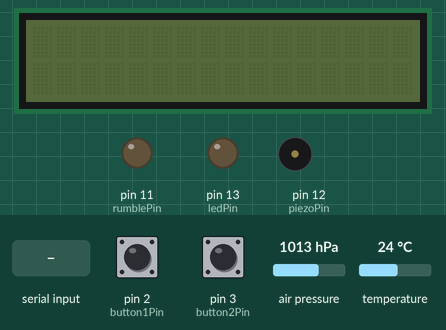
This sketch was run on a simulated Arduino Uno, built with avr-gcc and run on an emulated ATmega328P. On the bench: 16×2 character LCD, output pins drawn as LEDs (lit = HIGH), buzzer (waves = sounding, pin HIGH). The inputs (shaded band) are chosen by the test bench; at power-on: pin 2 (button1Pin) LOW, pin 3 (button2Pin) LOW, air pressure 1013 hPa, temperature 24 °C. What the sketch prints to the serial monitor is not drawn.

Above: at 1.2 s.
1.3 s: "nextScreen" received over Serial
At 3.4 s:
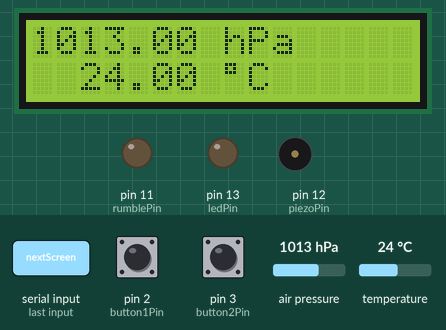
3.8 s: pin 2 (button1Pin) pulled HIGH for 0.15 s
At 4.3 s:
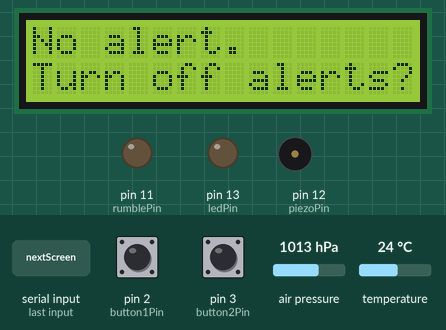
5.4 s: pin 3 (button2Pin) pulled HIGH for 0.15 s
At 6.6 s:
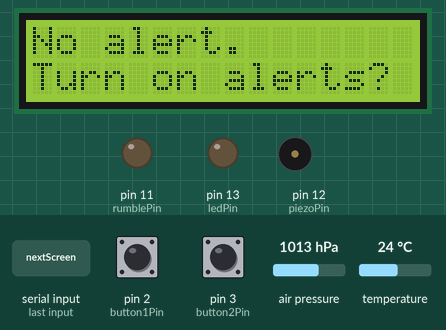
7.0 s: pin 3 (button2Pin) pulled HIGH for 1 s
At 7.9 s:
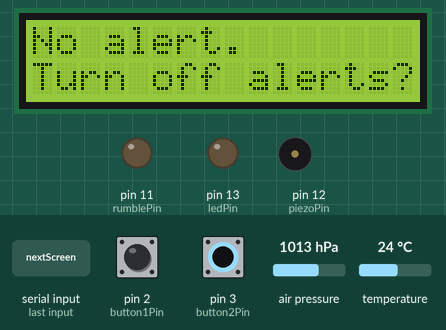
9.5 s: "changeAlert" received over Serial
At 10.8 s:
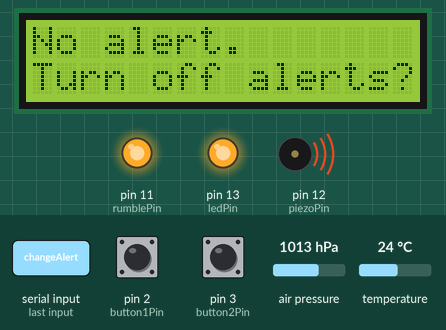
12.5 s: pin 3 (button2Pin) pulled HIGH for 0.15 s
At 13.0 s:
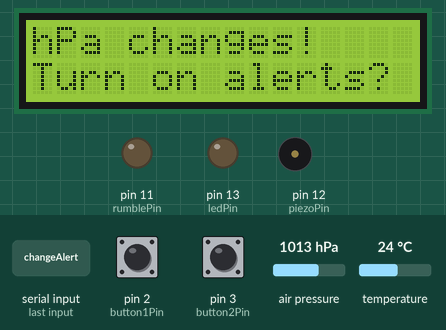
Timing chart, 0 to 15.1 s (numbered marks = the images above; inputs shaded):
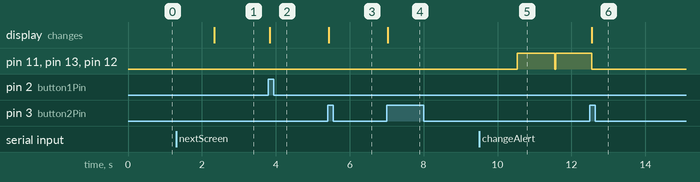

Measured:
- after the input at 1.3 s, the display: changes after 1.0 s (image 1)
- after the input at 3.8 s, the display: changes at once (image 2)
- after the input at 5.4 s, the display: changes at once (image 3)
- after the input at 7.0 s, the display: changes at once (image 4)
- after the input at 9.5 s, pin 11 (rumblePin), pin 13 (ledPin), pin 12 (piezoPin): LOW → HIGH after 1.0 s, → LOW 1.0 s later, → HIGH 0.03 s later
- after the input at 12.5 s, pin 11 (rumblePin), pin 13 (ledPin), pin 12 (piezoPin): goes on until 12.6 s, then stays LOW; the display: changes after 0.05 s (image 6)

The sketch:

Barolert.ino
```cpp
#include <Adafruit_Sensor.h>
#include <Adafruit_BMP085_U.h>
#include <Wire.h>
#include <LCD.h>
#include <LiquidCrystal_I2C.h>

/*
   Connections
   ===========

   Sensor BMP180:
   Connect SCL to 21
   Connect SDA to 20
   Connect VDD to 3.3V DC
   Connect GROUND to common ground

   Rumble engine:
   Connect VIN to pmw 11
   Connect GROUND to common ground

   Piezo:
   Connect VIN to pmw 12
   Connect GROUND to common ground

   LED:
   Connect VIN to pmw 13
   Connect GROUND to common ground

   Button 1:
   Connect VIN to 5v
   Connect GROUND to common ground (Resistor: brown, black, orange)
   Connect OUT to pwm 2, inline with GROUND and resistor.

   Button 2:
   Connect VIN to 5v
   Connect GROUND to common ground (Resistor: brown, black, orange)
   Connect OUT to pwm 3, inline with GROUND and resistor.

   LCD:
   Connect SCL to 21
   Connect SDA to 20
   Connect VDD to 3.3V DC
   Connect GROUND to common ground


   Commands
   ===========

   Serial:
   nextScreen          // Set screen to go to the next screen.
   changeAlert         // Sets the alert value to big pressure changes.
   highAlert           // Sets the alert value to too high values.
   lowAlert            // Sets the alert value to too low values.
   test                // Gives a Serial.println().


*/

/*

Misschien dit gebruiken:
digitalWrite(ledPin, ledState);

Hiermee kunnen ze allemaal dezelfde waarde gebruiken.

*/

// Classes.
Adafruit_BMP085_Unified bmp = Adafruit_BMP085_Unified(10085);
LiquidCrystal_I2C lcd(0x27, 2, 1, 0, 4, 5, 6, 7, 3, POSITIVE);

// Constants for connecting pins.
const int button1Pin = 2;
const int button2Pin = 3;
const int rumblePin =  11;
const int piezoPin =  12;
const int ledPin =  13;

// Alert vars used for... well, the alert!
boolean alert = false;
boolean alertsDisabled = false;
String alertMessage = "";
long alertTime = 500; // The duration to sound the alert.
long alertIntervalTime = 1000; // The time to wait before sounding the alert again.

// Output vars.
boolean bmpFound = false;
boolean rumbleToggled = false;
boolean piezoToggled = false;
boolean ledToggled = false;
boolean partsToggled = false;
int outputState = LOW;

// Button vars.
int button1State = 0;
int button2State = 0;
boolean button1Released = false;
boolean button2Released = false;
long button1HoldDuration = 0;

// Barometer vars.
boolean firstMessure = true;
float upperLimit = 1030.00; // Extreme temperatures.
float lowerLimit = 995.00; // Bad weather.
float incrementChange = 1.00; // 1hPa.
float lastPressure = 0; // Container to store last pressure in.
String lcdPressure = "";
float lastTemperature = 0;
char s[32]; // Temp container for float to string conversion.

// Time vars.
long sensorIntervalTime = 3600000; // One hour.
// long sensorIntervalTime = 1000; // One hour.
long currentTime = 0;
long previousSensorTime = 0;
long previousAlertTime = 0;
// long screenTurnOffTime = 10000;
// long screenStartTime = 0;

// LCD vars.
int screenMode = 0;
String firstRow = "";
String secondRow = "";
int lastScreen = 2;
boolean selfPrint = false;

// Debug and test vars.
boolean changeAlert = false;
boolean highAlert = false;
boolean lowAlert = false;

void setup(void)
{

  Serial.begin(9600);
  Serial.println("Starting");
  pinMode(rumblePin, OUTPUT);
  pinMode(piezoPin, OUTPUT);
  pinMode(ledPin, OUTPUT);
  pinMode(button1Pin, INPUT);
  pinMode(button2Pin, INPUT);

  lcd.begin (16, 2); // initialize the lcd.
  setScreen(); // Setup as first stuff.

  if (!bmp.begin()) {
    Serial.print("No BMP085 detected");
  } else {
    bmpFound = true;
  }
  Serial.println("Finished starting");
}

void loop(void)
{

  currentTime = millis();

  if (bmpFound) {
    if ((currentTime - previousSensorTime) > sensorIntervalTime || firstMessure || (highAlert || lowAlert || changeAlert)) {
      previousSensorTime = currentTime;

      sensors_event_t event;
      bmp.getEvent(&event);

      if (event.pressure) {

        float currentPressure = event.pressure;
        float pressureDifference = lastPressure - currentPressure;

        // Sort the alerts , first function is least important, last most.

        if (currentPressure >= upperLimit || highAlert) {
          alert = true;
          alertMessage = "hPa too high!";
        }

        if (currentPressure <= lowerLimit || lowAlert) {
          alert = true;
          alertMessage = "hPa too low!";
        }

        if (pressureDifference >= incrementChange || changeAlert) {
          alert = true;
          alertMessage = "hPa changes!";
        }

        if (!alert) {
          alertMessage = "No alert.";
        }

        lastPressure = currentPressure;

        float temperature;
        bmp.getTemperature(&temperature);
        lastTemperature = temperature;


        if (firstMessure) {
          firstMessure = false;
        }


      } else {
        Serial.println("Sensor error");
      }
    }
  }

  // if (alert) {
  // rumbleToggled = true;
  // piezoToggled = true;
  // ledToggled = true;
  // } else {
  // rumbleToggled = false;
  // piezoToggled = false;
  // ledToggled = false;
  // }

  // Call functions to run.
  checkButton1State();
  checkButton2State();
  toggleOutput();
  // idleScreen();
  handleSerialMonitorInput();

}

void handleSerialMonitorInput() {
  String content = "";
  while (Serial.available()) {
    content = Serial.readString();
  }

  if (content != "") {
    Serial.println("Command used: " + content);
  }

  if (content == "nextScreen") {
    setScreen();
  }

  if (content == "test") {
    Serial.println("Test success!");
  }

  if (content == "changeAlert") {
    changeAlert = !changeAlert;
    highAlert = false;
    lowAlert = false;
  }

  if (content == "highAlert") {
    highAlert = !highAlert;
    changeAlert = false;
    lowAlert = false;
  }

  if (content == "lowAlert") {
    lowAlert = !lowAlert;
    changeAlert = false;
    highAlert = false;
  }

}

void toggleOutput() {
  if (alert && !alertsDisabled) {
    if ((currentTime - previousAlertTime) > alertIntervalTime) {
      if ((currentTime - alertTime) > alertIntervalTime && partsToggled) {
        Serial.println("4");
        outputState = LOW;
        partsToggled = false;
        alertTime = currentTime;
      } else {
        Serial.println("5");
        outputState = HIGH;
        partsToggled = true;
        previousAlertTime = currentTime;
      }
    }

    setOutput();

  } else {
    outputState = LOW;
  }
}

void setOutput() {
  digitalWrite(rumblePin, outputState);
  digitalWrite(piezoPin, outputState);
  digitalWrite(ledPin, outputState);
}

void checkButton1State() {
  button1State = digitalRead(button1Pin);
  if (button1State == HIGH) {
    if (button1Released) {
      button1Released = false;
      setScreen();
    }

  } else {
    button1Released = true;
  }
}

void checkButton2State() {
  button2State = digitalRead(button2Pin);
  if (button2State == HIGH) {
    if (button2Released) {
      if (screenMode == 3) {
        alertsDisabled = !alertsDisabled;
        screenMode = 2;
        setScreen();
      }

      if (alert) {
        alert = false;
        changeAlert = false;
        highAlert = false;
        lowAlert = false;

        outputState = LOW;
        setOutput();
      }
    }

    button2Released = false;
  } else {
    button2Released = true;
  }
}

void setScreen() {

  // screenStartTime = currentTime;

  if (screenMode > lastScreen) {
    screenMode = 0;
  }

  selfPrint = false;

  switch (screenMode) {
    case 0:
      firstRow = "";
      secondRow = "";
      lcd.setBacklight(0);
      break;

    case 1:

      selfPrint = true;

      lcd.clear();
      lcd.home();
      // lcd.backlight();
      lcd.setBacklight(255);

      lcd.setCursor(0, 0);
      lcd.write(dtostrf(lastPressure, 7, 2, s));
      lcd.print(" hPa");

      lcd.setCursor(0, 1);
      lcd.write(dtostrf(lastTemperature, 7, 2, s));
      lcd.write(" ");
      lcd.print((char)223);
      lcd.print("C");
      break;

    case 2:
      lcd.setBacklight(255);
      firstRow = alertMessage;
      secondRow = "Turn off alerts?";
      if (alertsDisabled) {
        secondRow = "Turn on alerts?";
      }
      break;

    default:
      lcd.setBacklight(255);
      firstRow = "-1";
      secondRow = "-1";
      break;
  }

  if (!selfPrint) {
    lcd.clear();
    lcd.home();

    // Row 1.
    lcd.setCursor(0, 0);
    lcd.print(firstRow);

    // Row 2.
    lcd.setCursor(0, 1);
    lcd.print(secondRow);
  }

  screenMode++;

}
```
